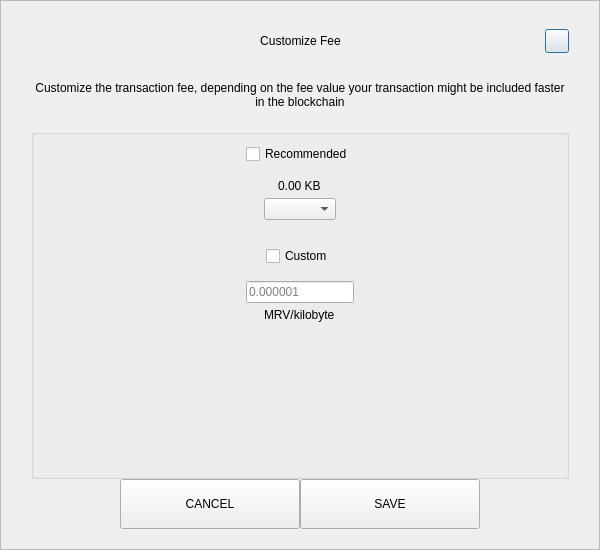
<?xml version="1.0" encoding="UTF-8"?>
<ui version="4.0">
 <class>SendCustomFeeDialog</class>
 <widget class="QDialog" name="SendCustomFeeDialog">
  <property name="geometry">
   <rect>
    <x>0</x>
    <y>0</y>
    <width>600</width>
    <height>550</height>
   </rect>
  </property>
  <property name="windowTitle">
   <string>Form</string>
  </property>
  <layout class="QVBoxLayout" name="verticalLayout_3">
   <property name="spacing">
    <number>0</number>
   </property>
   <property name="leftMargin">
    <number>0</number>
   </property>
   <property name="topMargin">
    <number>0</number>
   </property>
   <property name="rightMargin">
    <number>0</number>
   </property>
   <property name="bottomMargin">
    <number>0</number>
   </property>
   <item>
    <widget class="QFrame" name="frame">
     <property name="styleSheet">
      <string notr="true"/>
     </property>
     <property name="frameShape">
      <enum>QFrame::StyledPanel</enum>
     </property>
     <property name="frameShadow">
      <enum>QFrame::Raised</enum>
     </property>
     <layout class="QVBoxLayout" name="verticalLayout_2">
      <property name="spacing">
       <number>0</number>
      </property>
      <property name="leftMargin">
       <number>30</number>
      </property>
      <property name="topMargin">
       <number>20</number>
      </property>
      <property name="rightMargin">
       <number>30</number>
      </property>
      <property name="bottomMargin">
       <number>20</number>
      </property>
      <item>
       <layout class="QHBoxLayout" name="horizontalLayout_3">
        <property name="spacing">
         <number>0</number>
        </property>
        <item>
         <spacer name="horizontalSpacer_21">
          <property name="orientation">
           <enum>Qt::Horizontal</enum>
          </property>
          <property name="sizeHint" stdset="0">
           <size>
            <width>40</width>
            <height>20</height>
           </size>
          </property>
         </spacer>
        </item>
        <item>
         <widget class="QLabel" name="labelTitle">
          <property name="minimumSize">
           <size>
            <width>0</width>
            <height>40</height>
           </size>
          </property>
          <property name="maximumSize">
           <size>
            <width>16777215</width>
            <height>40</height>
           </size>
          </property>
          <property name="styleSheet">
           <string notr="true">padding-left:24px;</string>
          </property>
          <property name="text">
           <string>Customize Fee</string>
          </property>
          <property name="alignment">
           <set>Qt::AlignCenter</set>
          </property>
          <property name="margin">
           <number>7</number>
          </property>
         </widget>
        </item>
        <item>
         <spacer name="horizontalSpacer">
          <property name="orientation">
           <enum>Qt::Horizontal</enum>
          </property>
          <property name="sizeHint" stdset="0">
           <size>
            <width>40</width>
            <height>20</height>
           </size>
          </property>
         </spacer>
        </item>
        <item>
         <widget class="QPushButton" name="btnEsc">
          <property name="minimumSize">
           <size>
            <width>24</width>
            <height>24</height>
           </size>
          </property>
          <property name="maximumSize">
           <size>
            <width>24</width>
            <height>24</height>
           </size>
          </property>
          <property name="text">
           <string/>
          </property>
         </widget>
        </item>
       </layout>
      </item>
      <item>
       <spacer name="verticalSpacer_2">
        <property name="orientation">
         <enum>Qt::Vertical</enum>
        </property>
        <property name="sizeType">
         <enum>QSizePolicy::Fixed</enum>
        </property>
        <property name="sizeHint" stdset="0">
         <size>
          <width>20</width>
          <height>20</height>
         </size>
        </property>
       </spacer>
      </item>
      <item>
       <widget class="QLabel" name="labelMessage">
        <property name="text">
         <string>Customize the transaction fee, depending on the fee value your transaction might be included faster in the blockchain</string>
        </property>
        <property name="alignment">
         <set>Qt::AlignCenter</set>
        </property>
        <property name="wordWrap">
         <bool>true</bool>
        </property>
       </widget>
      </item>
      <item>
       <spacer name="verticalSpacer_3">
        <property name="orientation">
         <enum>Qt::Vertical</enum>
        </property>
        <property name="sizeType">
         <enum>QSizePolicy::Fixed</enum>
        </property>
        <property name="sizeHint" stdset="0">
         <size>
          <width>20</width>
          <height>20</height>
         </size>
        </property>
       </spacer>
      </item>
      <item>
       <widget class="QGroupBox" name="groupBox">
        <property name="title">
         <string/>
        </property>
        <layout class="QVBoxLayout" name="verticalLayout">
         <property name="leftMargin">
          <number>12</number>
         </property>
         <property name="rightMargin">
          <number>12</number>
         </property>
         <item>
          <layout class="QVBoxLayout" name="verticalLayout_4">
           <property name="spacing">
            <number>5</number>
           </property>
           <item alignment="Qt::AlignHCenter">
            <widget class="QCheckBox" name="checkBoxRecommended">
             <property name="text">
              <string>Recommended</string>
             </property>
            </widget>
           </item>
           <item>
            <spacer name="verticalSpacer_5">
             <property name="orientation">
              <enum>Qt::Vertical</enum>
             </property>
             <property name="sizeType">
              <enum>QSizePolicy::Fixed</enum>
             </property>
             <property name="sizeHint" stdset="0">
              <size>
               <width>20</width>
               <height>10</height>
              </size>
             </property>
            </spacer>
           </item>
           <item alignment="Qt::AlignHCenter">
            <widget class="QLabel" name="labelFee">
             <property name="text">
              <string>0.00 KB</string>
             </property>
            </widget>
           </item>
           <item alignment="Qt::AlignHCenter">
            <widget class="QComboBox" name="comboBoxRecommended"/>
           </item>
          </layout>
         </item>
         <item>
          <spacer name="verticalSpacer">
           <property name="orientation">
            <enum>Qt::Vertical</enum>
           </property>
           <property name="sizeType">
            <enum>QSizePolicy::Fixed</enum>
           </property>
           <property name="sizeHint" stdset="0">
            <size>
             <width>20</width>
             <height>20</height>
            </size>
           </property>
          </spacer>
         </item>
         <item>
          <layout class="QVBoxLayout" name="verticalLayout_5">
           <property name="spacing">
            <number>5</number>
           </property>
           <item alignment="Qt::AlignHCenter">
            <widget class="QCheckBox" name="checkBoxCustom">
             <property name="text">
              <string>Custom</string>
             </property>
            </widget>
           </item>
           <item>
            <spacer name="verticalSpacer_6">
             <property name="orientation">
              <enum>Qt::Vertical</enum>
             </property>
             <property name="sizeType">
              <enum>QSizePolicy::Fixed</enum>
             </property>
             <property name="sizeHint" stdset="0">
              <size>
               <width>20</width>
               <height>10</height>
              </size>
             </property>
            </spacer>
           </item>
           <item alignment="Qt::AlignHCenter">
            <widget class="QLineEdit" name="lineEditCustomFee">
             <property name="placeholderText">
              <string notr="true">0.000001</string>
             </property>
            </widget>
           </item>
           <item alignment="Qt::AlignHCenter">
            <widget class="QLabel" name="labelCustomFee">
             <property name="text">
              <string>MRV/kilobyte</string>
             </property>
            </widget>
           </item>
          </layout>
         </item>
         <item>
          <spacer name="verticalSpacer_4">
           <property name="orientation">
            <enum>Qt::Vertical</enum>
           </property>
           <property name="sizeHint" stdset="0">
            <size>
             <width>20</width>
             <height>40</height>
            </size>
           </property>
          </spacer>
         </item>
        </layout>
       </widget>
      </item>
      <item>
       <layout class="QHBoxLayout" name="horizontalLayout" stretch="1,2,2,1">
        <item>
         <spacer name="horizontalSpacer1">
          <property name="orientation">
           <enum>Qt::Horizontal</enum>
          </property>
          <property name="sizeHint" stdset="0">
           <size>
            <width>40</width>
            <height>20</height>
           </size>
          </property>
         </spacer>
        </item>
        <item>
         <widget class="QPushButton" name="btnCancel">
          <property name="minimumSize">
           <size>
            <width>180</width>
            <height>50</height>
           </size>
          </property>
          <property name="focusPolicy">
           <enum>Qt::NoFocus</enum>
          </property>
          <property name="text">
           <string>CANCEL</string>
          </property>
         </widget>
        </item>
        <item>
         <widget class="QPushButton" name="btnSave">
          <property name="minimumSize">
           <size>
            <width>180</width>
            <height>50</height>
           </size>
          </property>
          <property name="focusPolicy">
           <enum>Qt::NoFocus</enum>
          </property>
          <property name="text">
           <string>SAVE</string>
          </property>
         </widget>
        </item>
        <item>
         <spacer name="horizontalSpacer_2">
          <property name="orientation">
           <enum>Qt::Horizontal</enum>
          </property>
          <property name="sizeHint" stdset="0">
           <size>
            <width>40</width>
            <height>20</height>
           </size>
          </property>
         </spacer>
        </item>
       </layout>
      </item>
     </layout>
    </widget>
   </item>
  </layout>
 </widget>
 <resources/>
 <connections/>
</ui>
